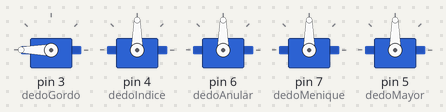
Recording of a sketch running on a simulated Arduino Uno, built with avr-gcc and run on an emulated ATmega328P. Parts: 5 × servo. Random numbers use the default seed unless the sketch sets one.

Above: at 0.1 s.
At 2.1 s:
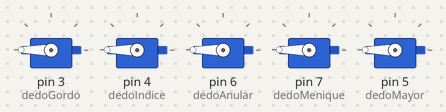
At 7.5 s:
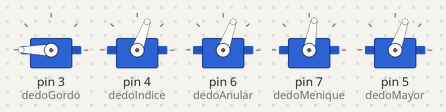
At 15.8 s:
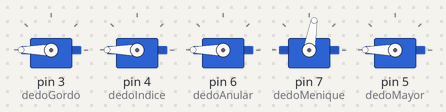
At 26.6 s:
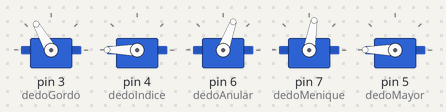
At 38.2 s:
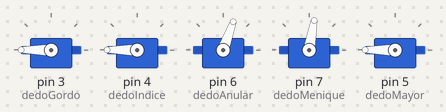
Timing chart, 0 to 40.0 s (numbered marks = the images above):
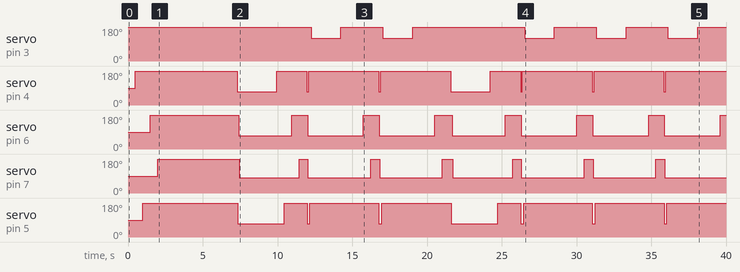

The sketch:

PiedraPapelTijeras.ino
```cpp
#include <Servo.h>
Servo dedoGordo;
Servo dedoIndice;
Servo dedoAnular;
Servo dedoMenique;
Servo dedoMayor;

void setup() {
  dedoGordo.attach(3);
  dedoIndice.attach(4);
  dedoAnular.attach(6);
  dedoMenique.attach(7);
  dedoMayor.attach(5);
  abrirMano(); //Necesario para las rutinas
}


void abrirMano(){
  dedoGordo.write(180);
  delay(500);
  dedoIndice.write(180);
  delay(500);
  dedoMayor.write(180);
  delay(500);
  dedoAnular.write(180);
  delay(500);
  dedoMenique.write(180);
  delay(500);
}

void piedra(){
    dedoGordo.write(180);
    delay(50);
    dedoIndice.write(70);
    delay(50);
    dedoMayor.write(70);
    delay(50);
    dedoAnular.write(70);
    delay(50);
    dedoMenique.write(80);
}

void papel(){
  dedoGordo.write(180);
  delay(50);
  dedoIndice.write(180);
  delay(50);
  dedoMayor.write(180);
  delay(50);
  dedoAnular.write(180);
  delay(50);
  dedoMenique.write(180);
  delay(50);
}

void tijera(){
  dedoGordo.write(180);
    delay(20);
    dedoIndice.write(70);
    delay(20);
    dedoMayor.write(70);
    delay(20);
    dedoAnular.write(70);
    delay(20);
    dedoMenique.write(80);
    delay(70);
    dedoIndice.write(180);
    delay(70);
    dedoMayor.write(180);
    delay(70);
    dedoGordo.write(120);
}

void loop(){

  int randomNumber = rand() % 3;

    if(randomNumber == 0){
      piedra();
      delay(2000);
      abrirMano();
    }
    if(randomNumber == 1){
      papel();
      delay(2000);
      abrirMano();
    }
    if(randomNumber == 2){
      tijera();
      delay(2000);
      abrirMano();
    }

   randomNumber = rand() % 3;
}
```

Measured:
- by itself, servo on pin 4 (dedoIndice): repeats every 14.3 s: 70° 2.7 s, 180° 2.0 s, 70° 0.13 s, 180° 4.7 s, 70° 0.13 s, 180° 4.7 s
- by itself, servo on pin 6 (dedoAnular): repeats every 4.6 s: 70° 3.6 s, 180° 1.1 s
- by itself, servo on pin 7 (dedoMenique): moves between 80° and 180°, repeating every 9.5 s
- by itself, servo on pin 5 (dedoMayor): repeats every 14.3 s: 70° 3.1 s, 180° 1.5 s, 70° 0.18 s, 180° 4.6 s, 70° 0.18 s, 180° 4.7 s
- by itself, servo on pin 3 (dedoGordo): 180° → 120° at 12.2 s, → 180° 2.0 s later, → 120° 2.8 s later, → 180° 2.0 s later, … (10 changes in this stretch)
